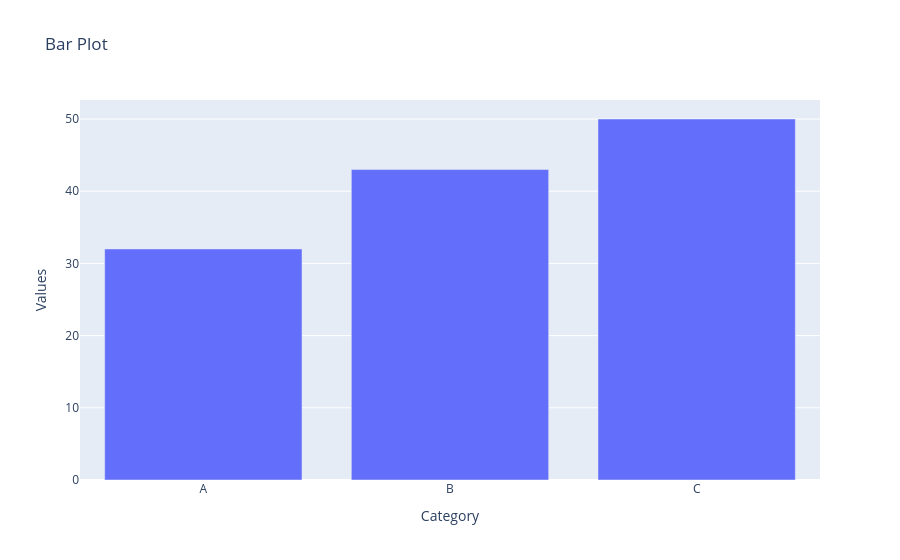

Source (notebook cell):
### Markdown cell above
## Bar Plots

### Code cell
fig = px.bar(df2, x= 'Category',y = 'Values', title='Bar Plot')
fig.show()

### Figure 1 — Plotly figure (JSON) as saved in the notebook; plotly's stock layout.template omitted (floating-point values rounded to 4 significant figures)
{"data": [{"alignmentgroup": "True", "hovertemplate": "Category=%{x}<br>Values=%{y}<extra></extra>", "legendgroup": "", "marker": {"color": "#636efa", "pattern": {"shape": ""}}, "name": "", "offsetgroup": "", "orientation": "v", "showlegend": false, "textposition": "auto", "type": "bar", "x": ["A", "B", "C"], "xaxis": "x", "y": [32, 43, 50], "yaxis": "y"}], "layout": {"barmode": "relative", "legend": {"tracegroupgap": 0}, "title": {"text": "Bar Plot"}, "xaxis": {"anchor": "y", "domain": [0, 1], "title": {"text": "Category"}}, "yaxis": {"anchor": "x", "domain": [0, 1], "title": {"text": "Values"}}}}
